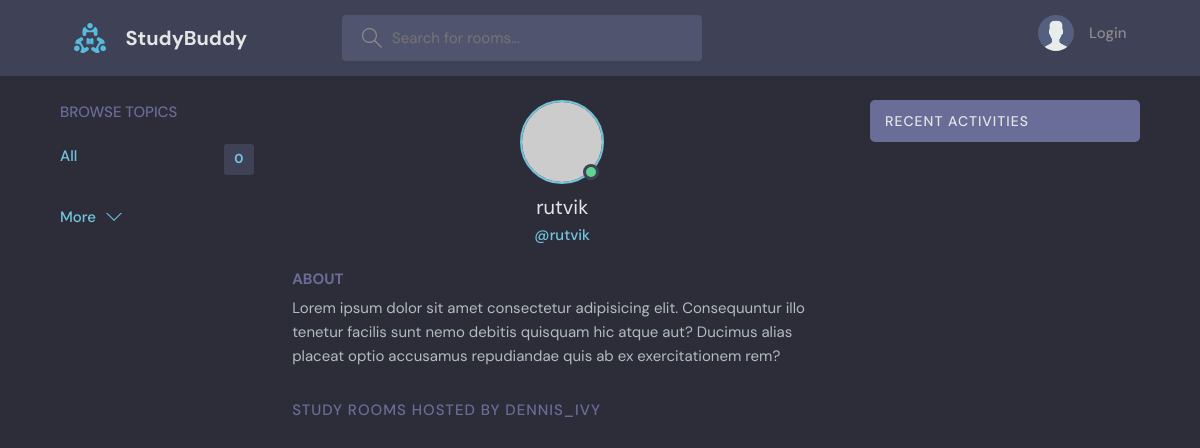
Before: /profile/1/ with the older database file.
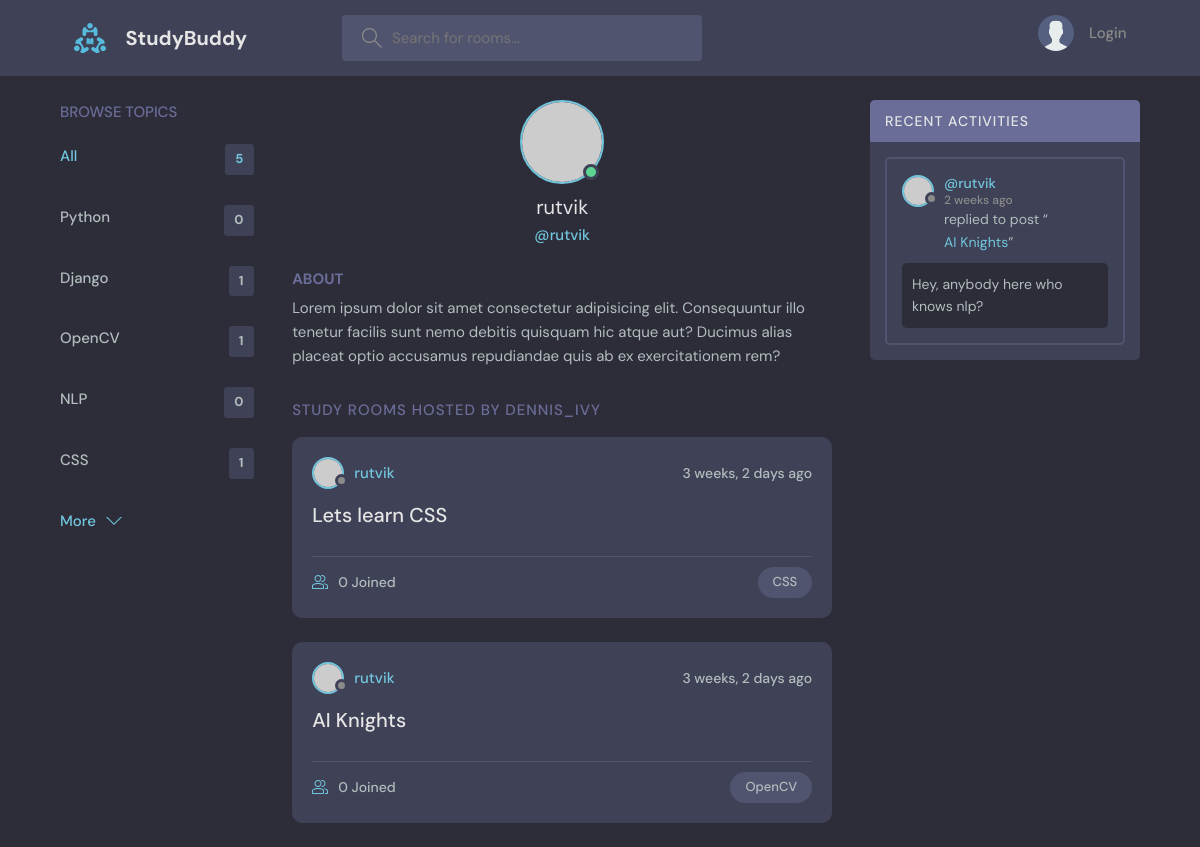
After: the same page with the newer database file.
### base/models.py (models this page shows, shortened)
class Topic(models.Model):
    name = models.CharField(max_length=200)

class Room(models.Model):
    host = models.ForeignKey(User, on_delete=models.SET_NULL, null=True)
    topic = models.ForeignKey(Topic, on_delete=models.SET_NULL, null=True)
    name = models.CharField(max_length=200)
    description = models.TextField(null=True, blank=True)
    participants = models.ManyToManyField(User, related_name='participants', blank=True)
    updated = models.DateTimeField(auto_now=True)
    created = models.DateTimeField(auto_now_add=True)
    class Meta:
        ordering = ['-updated', '-created']
    def __str__(self) -> str:
        return self.name

class Message(models.Model):
    user = models.ForeignKey(User, on_delete=models.CASCADE)
    room = models.ForeignKey(Room, on_delete=models.CASCADE)
    body = models.TextField()
    updated = models.DateTimeField(auto_now=True)
    created = models.DateTimeField(auto_now_add=True)
    class Meta:
        ordering = ['-updated', '-created']

### base/views.py (the view)
# urls.py: path('profile/<str:pk>/', views.userProfile, name="user-profile"),
def userProfile(request, pk):
    user = User.objects.get(id=pk)
    rooms = user.room_set.all()
    room_messages = user.message_set.all()
    topics = Topic.objects.all()
    context = {'user': user, 'rooms': rooms, 'room_messages':room_messages, 'topics': topics}
    return render(request, 'base/profile.html', context)

### base/templates/base/profile.html (shortened to what this page needs)
{% extends 'main.html' %}
{% block content %}
<main class="profile-page layout layout--3">
  <div class="container">
    {% include 'base/topics_component.html' %}
    <div class="roomList">
      <div class="profile">
        <div class="profile__avatar">
          <div class="avatar avatar--large active">
            <img src="https://randomuser.me/api/portraits/men/11.jpg" />
          </div>
        </div>
        <div class="profile__info">
          <h3>{{user.username}}</h3>
          <p>@{{user.username}}</p>
        </div>
        <div class="profile__about">
          <h3>About</h3>
          <p>
            Lorem ipsum dolor sit amet consectetur adipisicing elit. Consequuntur illo tenetur
            facilis sunt nemo debitis quisquam hic atque aut? Ducimus alias placeat optio
            accusamus repudiandae quis ab ex exercitationem rem?
          </p>
        </div>
      </div>
      <div class="roomList__header">
        <div>
          <h2>Study Rooms Hosted by dennis_ivy</a>
          </h2>
        </div>
      </div>
      {% include 'base/feed_component.html' %}
    </div>
    {% include 'base/activity_component.html' %}
  </div>
</main>
{% endblock content %}

### base/templates/base/topics_component.html
<div class="topics">
    <div class="topics__header">
      <h2>Browse Topics</h2>
    </div>
    <ul class="topics__list">
      <li>
        <a href="{% url 'home' %}" class="active">All <span>{{topics.count}}</span></a>
      </li>
      {% for topic in topics %}
      <li>
        <a href="{% url 'home' %}?q={{topic.name}}">{{topic.name}} <span>{{topic.room_set.all.count}}</span></a>
      </li>
      {% endfor %}
    </ul>
    <a class="btn btn--link" href="{% url 'topics' %}">
      More
      <svg version="1.1" xmlns="http://www.w3.org/2000/svg" width="32" height="32" viewBox="0 0 32 32">
        <title>chevron-down</title>
        <path d="M16 21l-13-13h-3l16 16 16-16h-3l-13 13z"></path>
      </svg>
    </a>
  </div>

### base/templates/base/feed_component.html (shortened to what this page needs)
{% for room in rooms %}
<div class="roomListRoom">
    <div class="roomListRoom__header">
        <a href="{% url 'user-profile' room.host.id %}" class="roomListRoom__author">
            <div class="avatar avatar--small">
                <img src="https://randomuser.me/api/portraits/women/11.jpg" />
            </div>
            <span>{{room.host.username}}</span>
        </a>
        <div class="roomListRoom__actions">
            <span>{{room.created|timesince}} ago</span>
        </div>
    </div>
    <div class="roomListRoom__content">
        <a href="{% url 'room' room.id %}">{{room.name}}</a>
    </div>
    <div class="roomListRoom__meta">
        <a href="{% url 'room' room.id %}" class="roomListRoom__joined">
            {{room.participants.all.count}} Joined
        </a>
        <p class="roomListRoom__topic">{{room.topic.name}}</p>
    </div>
</div>
{% endfor%}

### base/templates/base/activity_component.html (shortened to what this page needs)
<div class="activities">
    <div class="activities__header">
        <h2>Recent Activities</h2>
    </div>
    {% for message in room_messages %}
    <div class="activities__box">
        <div class="activities__boxHeader roomListRoom__header">
            <a href="{% url 'user-profile' message.user.id %}" class="roomListRoom__author">
                <div class="avatar avatar--small">
                    <img src="https://randomuser.me/api/portraits/women/11.jpg" />
                </div>
                <p>
                    @{{message.user}}
                    <span>{{message.created|timesince}} ago</span>
                </p>
            </a>
        </div>
        <div class="activities__boxContent">
            <p>replied to post “<a href="{% url 'room' message.room.id %}">{{message.room}}</a>”</p>
            <div class="activities__boxRoomContent">
                {{message.body}}
            </div>
        </div>
    </div>
    {% endfor %}
</div>

Changed rows visible on the page:
added Topic: name "Python", room_set.all.count "0"
added Topic: name "Django", room_set.all.count "1"
added Topic: name "OpenCV", room_set.all.count "1"
added Topic: name "NLP", room_set.all.count "0"
added Topic: name "CSS", room_set.all.count "1"
now on this page (row edited): Room: host.username "rutvik", created "3 weeks, 2 days", name "Lets learn CSS", participants.all.count "0", topic.name "CSS"
now on this page (row edited): Room: host.username "rutvik", created "3 weeks, 2 days", name "AI Knights", participants.all.count "0", topic.name "OpenCV"
added Message: user "rutvik", created "2 weeks", room "AI Knights", body "Hey, anybody here who knows nlp?"
Other visible differences:
{{ topics.count }}: "0" → "5"
